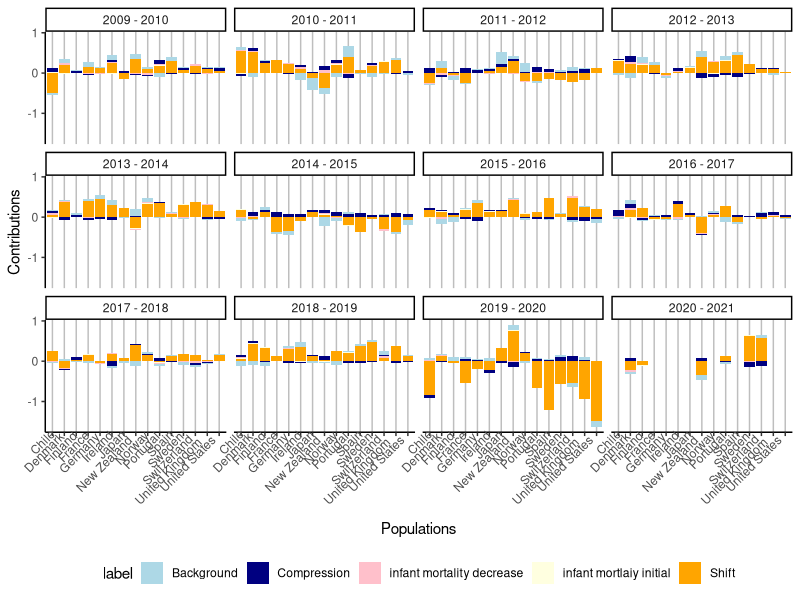
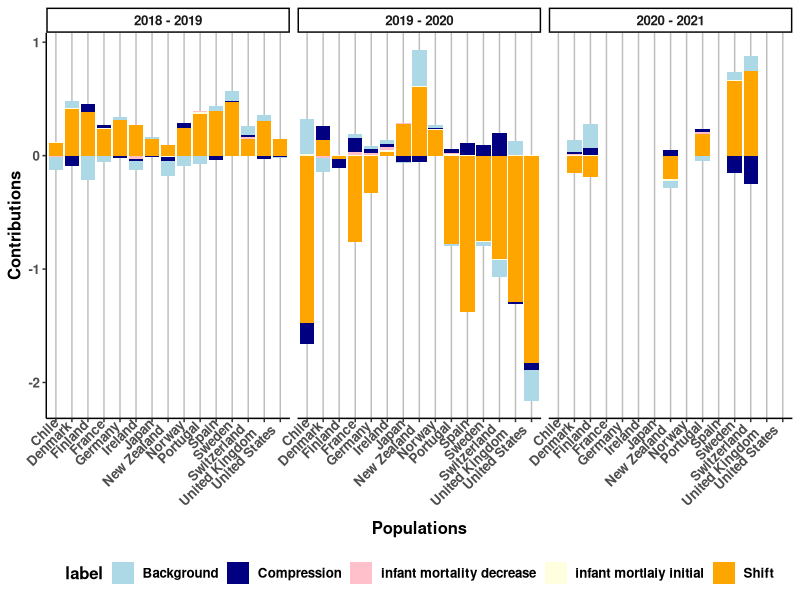
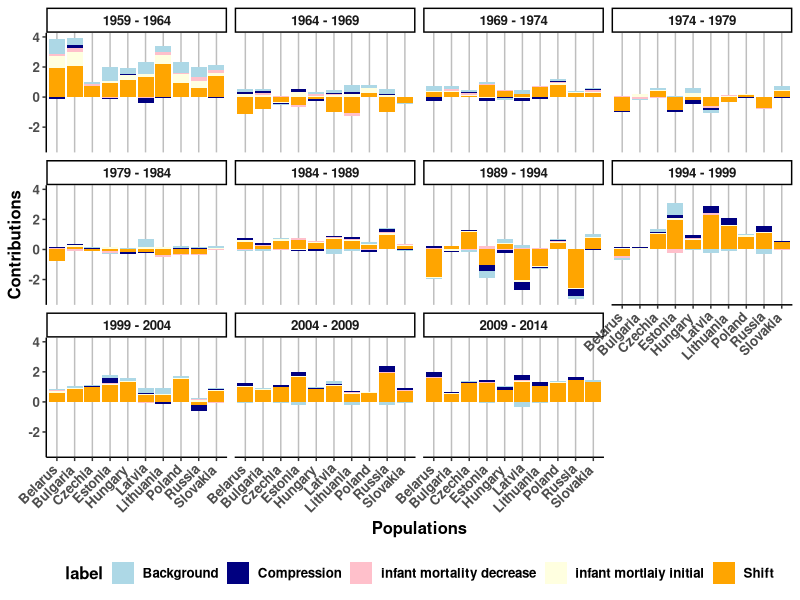
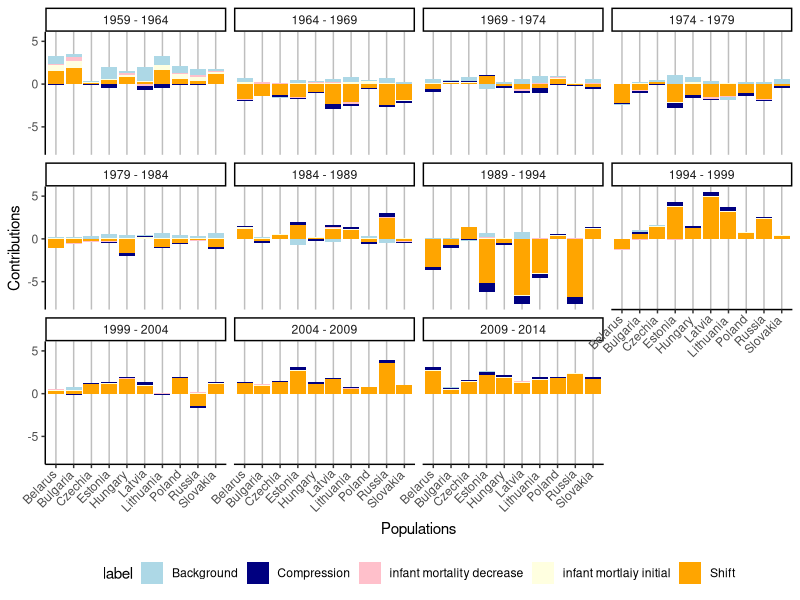
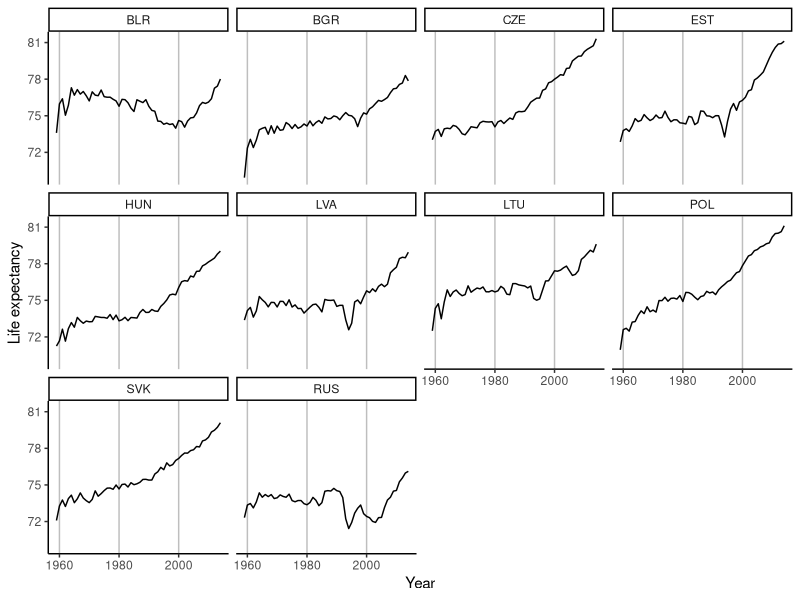
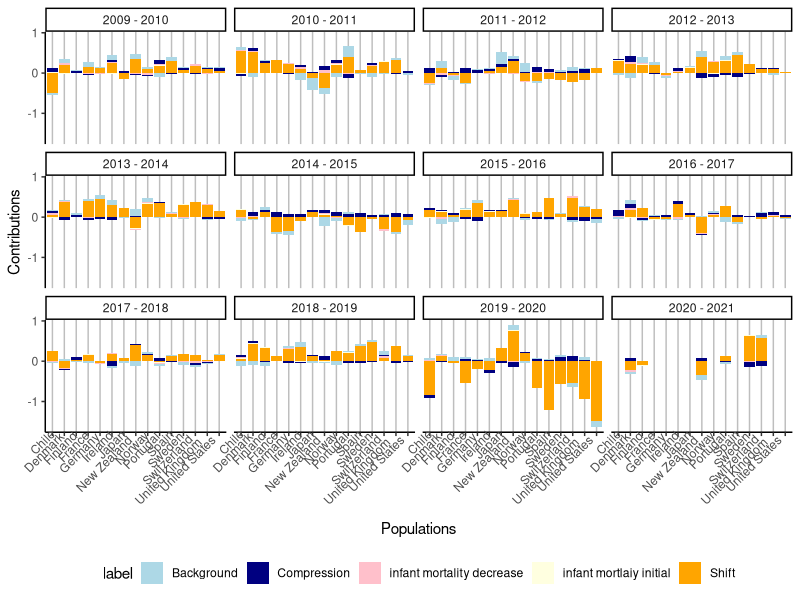
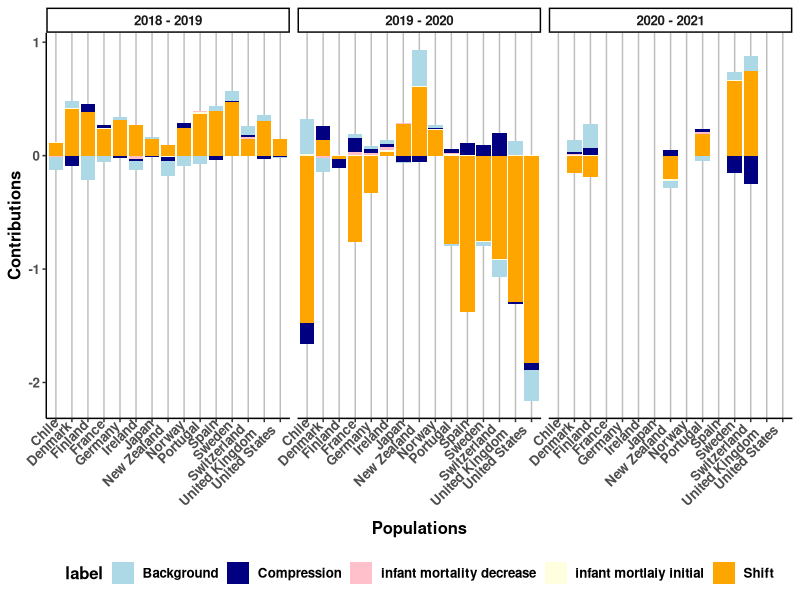
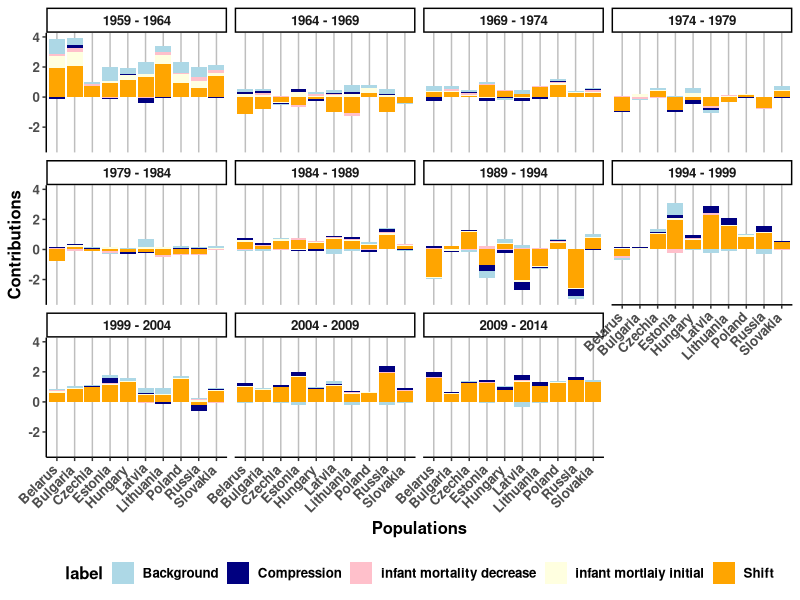

The R source for these figures, in order:

###
### Comparison by Year
###

library(ggplot2)
library(data.table)

#### Western European countries ####

covid <- c("2018 - 2019", "2019 - 2020", "2020 - 2021")

### Female ###

Data <- fread("data/EU-table_Female_five_comp.csv")

ggplot(Data,aes(x=Pop,y=value,fill=label))+
  geom_col()+
  facet_wrap(~year)+
  scale_fill_manual(values = c("lightblue","navy","pink",
                               "lightyellow","orange"))+
  theme_classic()+
  theme(panel.grid.major.x = element_line(colour = "grey"),
        axis.text.x = element_text(angle = 45,
                                   vjust = 1.2,
                                   hjust = 1.2),
        legend.position = "bottom")+
  labs(x="Populations",y="Contributions")
ggsave("report/comparison_among_EU_Female.png",width = 12,height = 6)

### Male ###

Data <- fread("data/EU-table_Male_five_comp.csv")

ggplot(Data[year%in%covid],aes(x=Pop,y=value,fill=label))+
  geom_col()+
  facet_wrap(~year)+
  scale_fill_manual(values = c("lightblue","navy","pink",
                               "lightyellow","orange"))+
  theme_classic()+
  theme(panel.grid.major.x = element_line(colour = "grey"),
        axis.text.x = element_text(angle = 45,
                                   vjust = 1.15,
                                   hjust = 1.2),
        text = element_text(face = "bold",size=12),
        legend.position = "bottom")+
  labs(x="Populations",y="Contributions")
ggsave("report/comparison_among_EU_Male_covid.png",width = 12,height = 6)

#### Eastern-european countries ####

### Female ###

Data <- fread("data/EEU-table_Female_five_comp.csv")

ggplot(Data,aes(x=Pop,y=value,fill=label))+
  geom_col()+
  facet_wrap(~year)+
  scale_fill_manual(values = c("lightblue","navy","pink",
                               "lightyellow","orange"))+
  theme_classic()+
  theme(panel.grid.major.x = element_line(colour = "grey"),
        axis.text.x = element_text(angle = 45,
                                   vjust = 1.15,
                                   hjust = 1.2),
        text = element_text(face = "bold",size=12),
        legend.position = "bottom")+
  labs(x="Populations",y="Contributions")
ggsave("report/comparison_among_EEU_Female.png",width = 12,height = 8)

### Male ###

Data <- fread("data/EEU-table_Male_five_comp.csv")

ggplot(Data,aes(x=Pop,y=value,fill=label))+
  geom_col()+
  facet_wrap(~year)+
  scale_fill_manual(values = c("lightblue","navy","pink",
                               "lightyellow","orange"))+
  theme_classic()+
  theme(panel.grid.major.x = element_line(colour = "grey"),
        axis.text.x = element_text(angle = 45,
                                   vjust = 1.2,
                                   hjust = 1.2),
        legend.position = "bottom")+
  labs(x="Populations",y="Contributions")
ggsave("report/comparison_among_EEU_Male.png",width = 12,height = 8)


#### Life expectancy ####

Data <- fread("data/EEU-table_Female_ex.csv")
Data <- Data[,year:=1959:2014]
Data <- melt.data.table(Data,id.vars = "year")

ggplot(Data,aes(x=year,y=value))+
  geom_line()+
  facet_wrap(~variable)+
  theme_classic()+
  theme(panel.grid.major.x = element_line(colour = "grey"),
        legend.position = "bottom")+
  labs(x="Year",y="Life expectancy")
ggsave("report/comparison_among_EEU_Female_ex.png",width = 12,height = 8)
